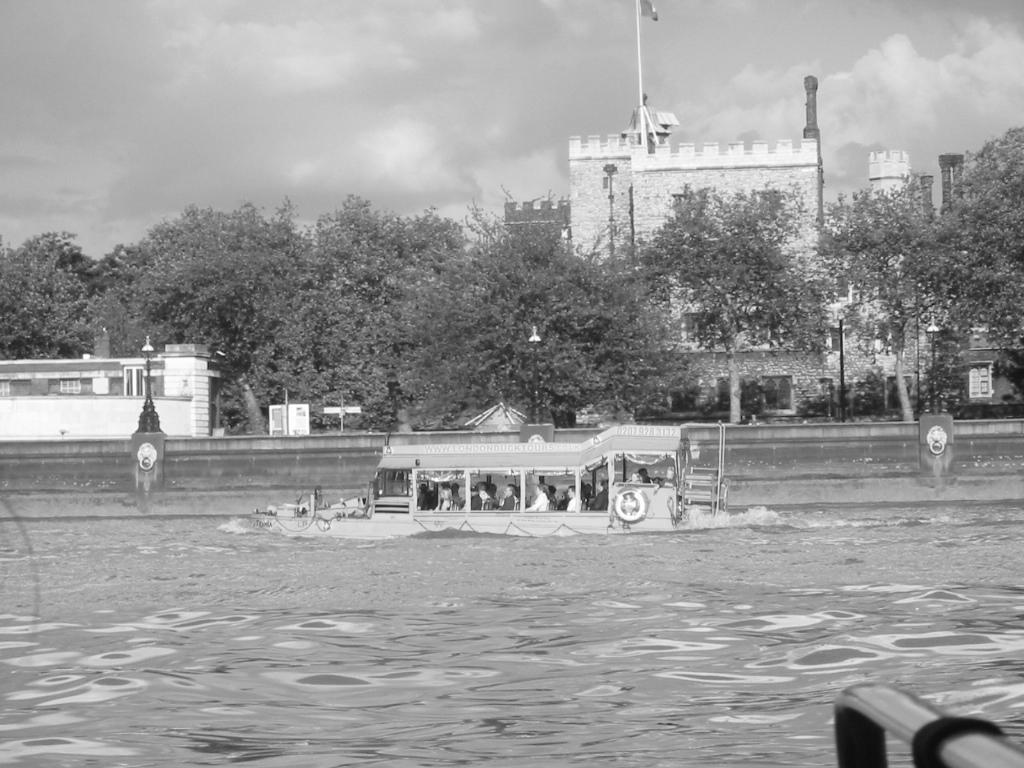
//> input picture COMP27112/ex3/NoiseArchive/source.jpg, 1024 x 768 px
$ ./noise NoiseArchive/source.jpg   (built with g++ and OpenCV 4)
//> lines starting //> are read from the running program, lines starting //| are printed output that depends on the picture; after the words box and inside, x2 and y2 are one past the last pixel; in counts of white or black regions, pixels touching at a corner belong together
#include <stdio.h>
#include <string.h>
#include <opencv2/core/core.hpp>
#include <opencv2/highgui/highgui.hpp>
#include <opencv2/imgproc/imgproc.hpp>
#include <iostream>
#include <cmath>
#include <stdlib.h>
#define MAX_BLUR 20

// Declaration of the OpenCV variables globally
cv::Mat blurredImage;
cv::Size nullSize;
cv::Mat image;
cv::Mat differenceImage;
cv::Mat histImage;
cv::Mat histogram;
cv::Mat greyImage;
cv::Mat drawHist (cv::Mat hist, int scale);

void calculations(int, void*);

int* blur;
int value = 1;

int main ( int argc, char** argv)
{
  if(argc != 2)
  {
    std::cout <<"No image file entered!" << std::endl;
    return -1;
  } // If

  // Read an image file into the variable
  image = cv::imread(argv[1], CV_LOAD_IMAGE_COLOR);
//> image is the input picture: 768 rows x 1024 cols, CV_8UC3; min 10, max 255, mean 154.1

  // Check image is usable
  if(!image.data)
  {
    std::cout << "Could not find or open the image" << std::endl;
    return -1;
  }

  // Convert the image to grey scale
  cv::cvtColor(image, greyImage, CV_RGB2GRAY);

  // Blur the image
  blur = &value;
  calculations(*blur, NULL);

   //create windows and show process
  cv::namedWindow("COMP27112 Ex3 - Original Image", CV_WINDOW_AUTOSIZE);
  cv::namedWindow("COMP27112 Ex3 - Grey Image", CV_WINDOW_AUTOSIZE);
  cv::namedWindow("COMP27112 Ex3 - Blurred Image", CV_WINDOW_AUTOSIZE);
  cv::namedWindow("COMP27112 Ex3 - Difference Between Images",
                  CV_WINDOW_AUTOSIZE);
  cv::namedWindow("COMP27112 Ex3 - Histogram", CV_WINDOW_AUTOSIZE);
  cv::createTrackbar("Blur","COMP27112 Lab 3 - Blurred Image",
                     blur, MAX_BLUR, calculations, NULL);

  // Show images in the display
  cv::imshow("COMP27112 Ex3 - Original Image", image);
  cv::imshow("COMP27112 Ex3 - Grey Image", greyImage);
  cv::imshow("COMP27112 Ex3 - Blurred Image", blurredImage);

  // Wait for a key to be pressed
  cv::waitKey(0);

  return 0;
} // Main


void calculations(int n, void* data)
{
//> called with n = 1
  cv::GaussianBlur(greyImage, blurredImage, nullSize, n);

  // Get the difference of the orignal and blurred image
  cv::subtract(greyImage, blurredImage, differenceImage);
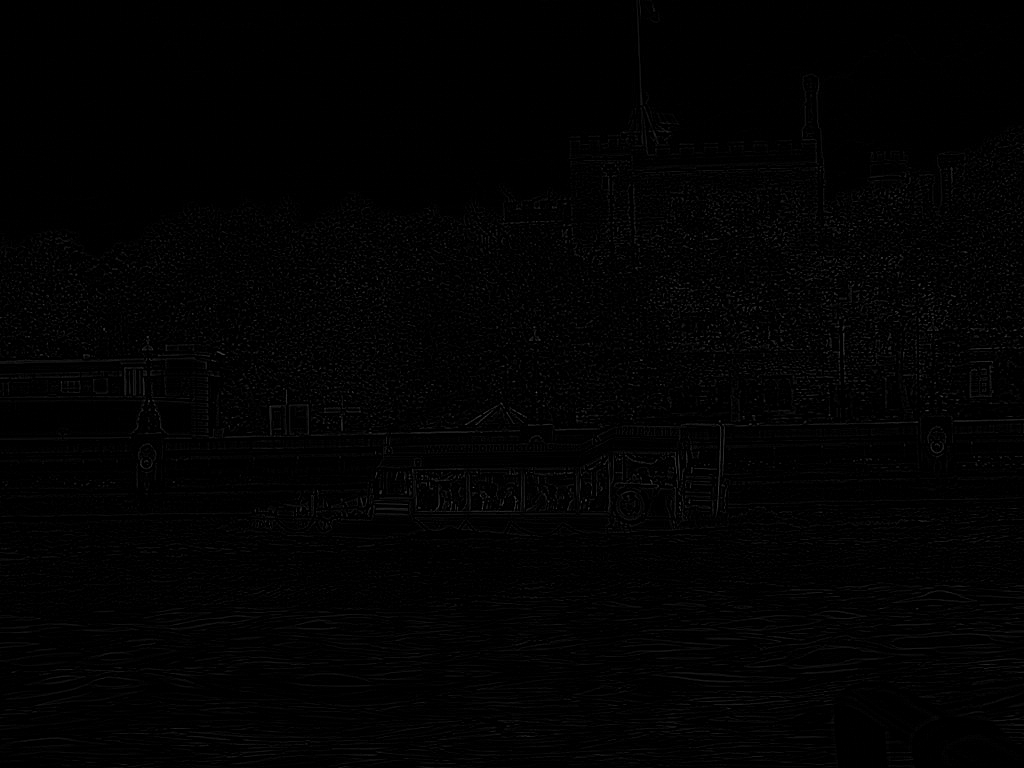
//> differenceImage: 768 rows x 1024 cols, CV_8UC1; min 0, max 85, mean 2.2

  // Prevent the negative image
  cv::add(blurredImage, 128, differenceImage);
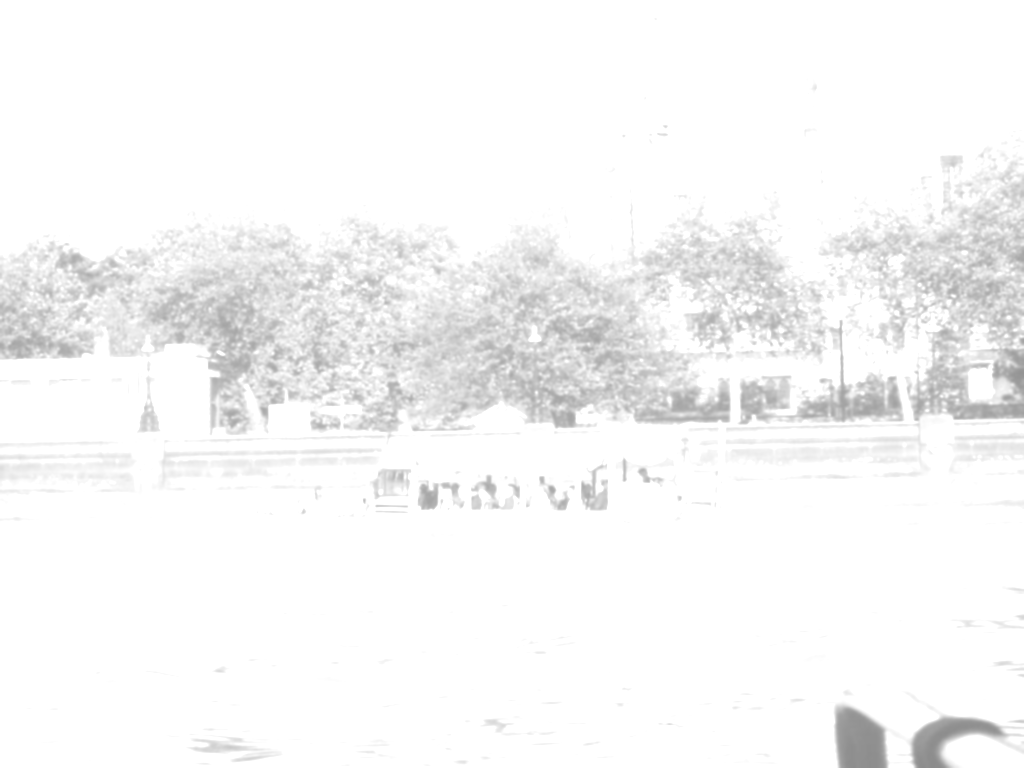
//> differenceImage: 768 rows x 1024 cols, CV_8UC1; min 140, max 255, mean 246.6


  float range[] = {0, 256};
  const float* histRange = {range};

  int histSize = 256;
  cv::calcHist(&differenceImage, 1 , 0, cv::Mat(), histogram, 1, &histSize,
               &histRange);
//> histogram = 256 values, max 582881 at index 255, min 0 at index 0, mean 3072

  // Calculate the standard deviation
  double average = 0;
  double sum = 0;
  double count = 0;
  double deviation = 0;
  for(int i = 0; i < histogram.rows; i++)
  {
    for(int n = 0;n < histogram.cols; n++)
    {
      sum += histogram.at<double>(i,n);
      count++;
    }
  }
//> after the loop, sum = 8.45e+43; count = 256
  // Recalculate the average
  average = sum / count;
//> average = 3.3e+41

  for(int i = 0; i < histogram.rows; i++)
  {
    for(int n = 0; n < histogram.cols; n++)
    {
      deviation += pow(histogram.at<double>(i,n) - average, 2);
    }
  }
//> this loop made 256 passes
//> deviation on passes 1 to 3: 1.09e+83, 2.18e+83, 3.27e+83
//> after the loop, deviation = 7.11e+87
  deviation = sqrt(deviation / count);
//> deviation = 5.27e+42
  histImage = drawHist(histogram, 2);

  // Send standard deviation for histogram to use
  char deviationText[50];
  sprintf(deviationText, "Standard Deviation: %f\n", deviation);
  putText(histImage, deviationText, cv::Point(0,30),
          CV_FONT_HERSHEY_PLAIN,1, (255, 255, 255), 1, 8, false);


  // Display the windows
  cv::imshow("COMP27112 Ex3 - Blurred Image", blurredImage);
  cv::imshow("COMP27112 Ex3 - Difference Between Images", differenceImage);
  cv::imshow("COMP27112 Ex3 - Histogram", histImage);

  cv::imwrite("difference.bmp", differenceImage);
  cv::imwrite("histogram.bmp", histImage);


} // Calculations


//From Lab Manual:
// This method takes a histogram  cv::Mat and  returns a cv::Mat
// containing the actual drawing of the histogram4
cv::Mat drawHist (cv::Mat hist, int scale)
{
//> called with scale = 2
  double mx = 0;
  cv::minMaxLoc(hist, 0, &mx, 0, 0);
//> mx = 582881
  cv::Mat result = cv::Mat::zeros(256 * scale, 256 * scale, CV_8UC1);

  for(int i = 0; i < 255; i++)
  {
    // Get the  histogram  values
    float histValue = hist.at<float>(i, 0);
    float nextValue = hist.at<float>(i + 1, 0);

    // Create  4  points for the poly
    cv::Point p1 = cv::Point(i * scale, 256 * scale);
    cv::Point p2 = cv::Point(i * scale + scale, 256 * scale);
    cv::Point p3 = cv::Point(i * scale + scale,
                            (256-nextValue * 256/mx) * scale);
    cv::Point p4 = cv::Point(i * scale, (256 - nextValue * 256/mx) * scale);

    //Draw the  poly ( Ending  in  p1 )
    int numPoints = 5;
    cv::Point points [] = {p1, p2, p3, p4, p1};
    cv::fillConvexPoly(result, points, numPoints, cv::Scalar::all(256), 0, 0);
  }
//> this loop made 255 passes
//> (p3, p4) on passes 1 to 3: (Point(2, 512), Point(0, 512)), (Point(4, 512), Point(2, 512)), (Point(6, 512), Point(4, 512))
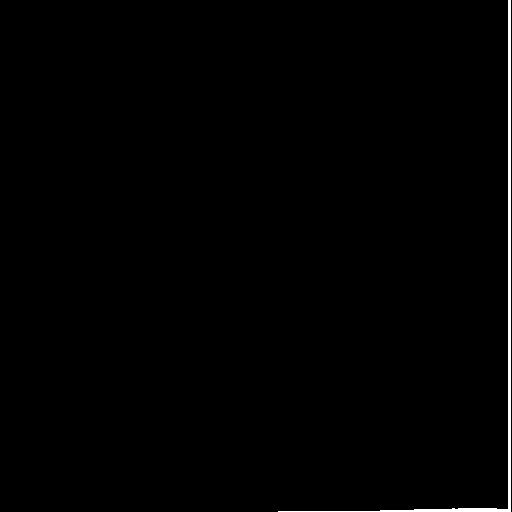
//> result: 512 rows x 512 cols, CV_8UC1; 0.77% white; 1 white region, box (x1, y1, x2, y2) and area: (278, 0, 511, 512) 2030
//> in calculations, `putText(histImage, deviationText, cv::Point(0,30), CV_FONT_HERSHEY_PLA..`:
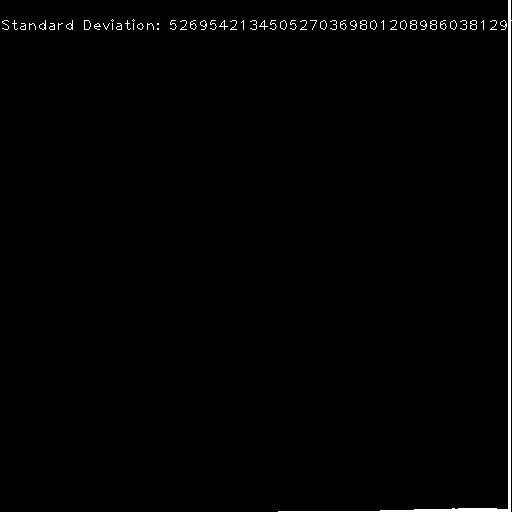
//> histImage: 512 rows x 512 cols, CV_8UC1; 1.2% white; 56 white regions (17 under 20 px), largest, box (x1, y1, x2, y2) and area: (278, 0, 512, 512) 2031, (360, 20, 367, 30) 30, (410, 20, 417, 30) 30
  return result;
} // DrawHist
